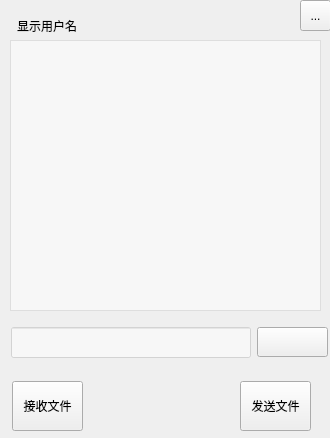
<?xml version="1.0" encoding="UTF-8"?>
<ui version="4.0">
 <class>chat</class>
 <widget class="QWidget" name="chat">
  <property name="geometry">
   <rect>
    <x>0</x>
    <y>0</y>
    <width>330</width>
    <height>438</height>
   </rect>
  </property>
  <property name="minimumSize">
   <size>
    <width>330</width>
    <height>438</height>
   </size>
  </property>
  <property name="maximumSize">
   <size>
    <width>330</width>
    <height>438</height>
   </size>
  </property>
  <property name="windowTitle">
   <string>Form</string>
  </property>
  <widget class="QLabel" name="backgroundLabel">
   <property name="geometry">
    <rect>
     <x>0</x>
     <y>0</y>
     <width>330</width>
     <height>441</height>
    </rect>
   </property>
   <property name="minimumSize">
    <size>
     <width>330</width>
     <height>441</height>
    </size>
   </property>
   <property name="maximumSize">
    <size>
     <width>330</width>
     <height>441</height>
    </size>
   </property>
   <property name="styleSheet">
    <string notr="true">border-image: url(:/icon/sky.jpg);</string>
   </property>
   <property name="text">
    <string/>
   </property>
  </widget>
  <widget class="QTextBrowser" name="historyTextBrowser">
   <property name="geometry">
    <rect>
     <x>10</x>
     <y>40</y>
     <width>311</width>
     <height>271</height>
    </rect>
   </property>
   <property name="styleSheet">
    <string notr="true">font: 75 12pt &quot;Comic Sans MS&quot;;
background-color: rgba(255, 255, 255,0.5);</string>
   </property>
  </widget>
  <widget class="QLineEdit" name="chatLineEdit">
   <property name="geometry">
    <rect>
     <x>11</x>
     <y>327</y>
     <width>240</width>
     <height>31</height>
    </rect>
   </property>
   <property name="minimumSize">
    <size>
     <width>240</width>
     <height>31</height>
    </size>
   </property>
   <property name="maximumSize">
    <size>
     <width>240</width>
     <height>31</height>
    </size>
   </property>
   <property name="styleSheet">
    <string notr="true">font: 75 12pt &quot;Comic Sans MS&quot;;
background-color: rgba(255, 255, 255,0.5);</string>
   </property>
  </widget>
  <widget class="QToolButton" name="sendToolButton">
   <property name="geometry">
    <rect>
     <x>257</x>
     <y>327</y>
     <width>71</width>
     <height>30</height>
    </rect>
   </property>
   <property name="minimumSize">
    <size>
     <width>71</width>
     <height>30</height>
    </size>
   </property>
   <property name="maximumSize">
    <size>
     <width>71</width>
     <height>30</height>
    </size>
   </property>
   <property name="palette">
    <palette>
     <active>
      <colorrole role="WindowText">
       <brush brushstyle="SolidPattern">
        <color alpha="0">
         <red>0</red>
         <green>0</green>
         <blue>0</blue>
        </color>
       </brush>
      </colorrole>
      <colorrole role="Text">
       <brush brushstyle="SolidPattern">
        <color alpha="0">
         <red>0</red>
         <green>0</green>
         <blue>0</blue>
        </color>
       </brush>
      </colorrole>
      <colorrole role="ButtonText">
       <brush brushstyle="SolidPattern">
        <color alpha="0">
         <red>0</red>
         <green>0</green>
         <blue>0</blue>
        </color>
       </brush>
      </colorrole>
      <colorrole role="PlaceholderText">
       <brush brushstyle="NoBrush">
        <color alpha="128">
         <red>0</red>
         <green>0</green>
         <blue>0</blue>
        </color>
       </brush>
      </colorrole>
     </active>
     <inactive>
      <colorrole role="WindowText">
       <brush brushstyle="SolidPattern">
        <color alpha="0">
         <red>0</red>
         <green>0</green>
         <blue>0</blue>
        </color>
       </brush>
      </colorrole>
      <colorrole role="Text">
       <brush brushstyle="SolidPattern">
        <color alpha="0">
         <red>0</red>
         <green>0</green>
         <blue>0</blue>
        </color>
       </brush>
      </colorrole>
      <colorrole role="ButtonText">
       <brush brushstyle="SolidPattern">
        <color alpha="0">
         <red>0</red>
         <green>0</green>
         <blue>0</blue>
        </color>
       </brush>
      </colorrole>
      <colorrole role="PlaceholderText">
       <brush brushstyle="NoBrush">
        <color alpha="128">
         <red>0</red>
         <green>0</green>
         <blue>0</blue>
        </color>
       </brush>
      </colorrole>
     </inactive>
     <disabled>
      <colorrole role="WindowText">
       <brush brushstyle="SolidPattern">
        <color alpha="0">
         <red>0</red>
         <green>0</green>
         <blue>0</blue>
        </color>
       </brush>
      </colorrole>
      <colorrole role="Text">
       <brush brushstyle="SolidPattern">
        <color alpha="0">
         <red>0</red>
         <green>0</green>
         <blue>0</blue>
        </color>
       </brush>
      </colorrole>
      <colorrole role="ButtonText">
       <brush brushstyle="SolidPattern">
        <color alpha="0">
         <red>0</red>
         <green>0</green>
         <blue>0</blue>
        </color>
       </brush>
      </colorrole>
      <colorrole role="PlaceholderText">
       <brush brushstyle="NoBrush">
        <color alpha="128">
         <red>0</red>
         <green>0</green>
         <blue>0</blue>
        </color>
       </brush>
      </colorrole>
     </disabled>
    </palette>
   </property>
   <property name="styleSheet">
    <string notr="true">#toolButton:hover
{
	border-style:none;
	font: 12pt &quot;华文隶书&quot;;
color: rgba(0, 0, 0, 1);
}
#toolButton:!hover
{
	border-style:none;
	font: 12pt &quot;华文隶书&quot;;
	color: rgba(0, 0, 0, 0);
}
</string>
   </property>
   <property name="text">
    <string>发送</string>
   </property>
   <property name="icon">
    <iconset resource="image.qrc">
     <normaloff>:/icon/Send.512.png</normaloff>:/icon/Send.512.png</iconset>
   </property>
   <property name="iconSize">
    <size>
     <width>40</width>
     <height>40</height>
    </size>
   </property>
   <property name="toolButtonStyle">
    <enum>Qt::ToolButtonTextBesideIcon</enum>
   </property>
   <property name="autoRaise">
    <bool>false</bool>
   </property>
   <property name="arrowType">
    <enum>Qt::NoArrow</enum>
   </property>
  </widget>
  <widget class="QToolButton" name="closeToolButton">
   <property name="geometry">
    <rect>
     <x>300</x>
     <y>0</y>
     <width>31</width>
     <height>31</height>
    </rect>
   </property>
   <property name="styleSheet">
    <string notr="true">border-image: url(:/icon/Cancel.512.png);</string>
   </property>
   <property name="text">
    <string>...</string>
   </property>
  </widget>
  <widget class="QLabel" name="showLabel">
   <property name="geometry">
    <rect>
     <x>10</x>
     <y>10</y>
     <width>111</width>
     <height>31</height>
    </rect>
   </property>
   <property name="styleSheet">
    <string notr="true">border:0px groove gray;border-radius:
7px;padding:2px 4px;
font: 9pt &quot;Candara&quot;;</string>
   </property>
   <property name="text">
    <string>显示用户名</string>
   </property>
  </widget>
  <widget class="QToolButton" name="receiveFileToolButton">
   <property name="geometry">
    <rect>
     <x>12</x>
     <y>381</y>
     <width>71</width>
     <height>50</height>
    </rect>
   </property>
   <property name="minimumSize">
    <size>
     <width>71</width>
     <height>44</height>
    </size>
   </property>
   <property name="maximumSize">
    <size>
     <width>71</width>
     <height>50</height>
    </size>
   </property>
   <property name="styleSheet">
    <string notr="true">#toolButton_3:hover
{
	border-style:none;
	font: 12pt &quot;华文隶书&quot;;
color: rgba(0, 0, 0, 1);
}
#toolButton_3:!hover
{
	border-style:none;
	font: 12pt &quot;华文隶书&quot;;
	color: rgba(0, 0, 0, 0);
}</string>
   </property>
   <property name="text">
    <string>接收文件</string>
   </property>
   <property name="icon">
    <iconset resource="image.qrc">
     <normaloff>:/icon/Downloads-Folder.512.png</normaloff>:/icon/Downloads-Folder.512.png</iconset>
   </property>
   <property name="iconSize">
    <size>
     <width>40</width>
     <height>30</height>
    </size>
   </property>
   <property name="toolButtonStyle">
    <enum>Qt::ToolButtonTextUnderIcon</enum>
   </property>
  </widget>
  <widget class="QToolButton" name="sendFileToolButton">
   <property name="geometry">
    <rect>
     <x>240</x>
     <y>381</y>
     <width>71</width>
     <height>50</height>
    </rect>
   </property>
   <property name="minimumSize">
    <size>
     <width>71</width>
     <height>50</height>
    </size>
   </property>
   <property name="maximumSize">
    <size>
     <width>71</width>
     <height>50</height>
    </size>
   </property>
   <property name="styleSheet">
    <string notr="true">#toolButton_4:hover
{
	border-style:none;
	font: 12pt &quot;华文隶书&quot;;
color: rgba(0, 0, 0, 1);
}
#toolButton_4:!hover
{
	border-style:none;
	font: 12pt &quot;华文隶书&quot;;
	color: rgba(0, 0, 0, 0);
}</string>
   </property>
   <property name="text">
    <string>发送文件</string>
   </property>
   <property name="icon">
    <iconset resource="image.qrc">
     <normaloff>:/icon/sendfile icon.512.png</normaloff>:/icon/sendfile icon.512.png</iconset>
   </property>
   <property name="iconSize">
    <size>
     <width>40</width>
     <height>30</height>
    </size>
   </property>
   <property name="toolButtonStyle">
    <enum>Qt::ToolButtonTextUnderIcon</enum>
   </property>
  </widget>
  <zorder>backgroundLabel</zorder>
  <zorder>chatLineEdit</zorder>
  <zorder>sendToolButton</zorder>
  <zorder>showLabel</zorder>
  <zorder>historyTextBrowser</zorder>
  <zorder>closeToolButton</zorder>
  <zorder>receiveFileToolButton</zorder>
  <zorder>sendFileToolButton</zorder>
 </widget>
 <resources>
  <include location="image.qrc"/>
 </resources>
 <connections/>
</ui>
